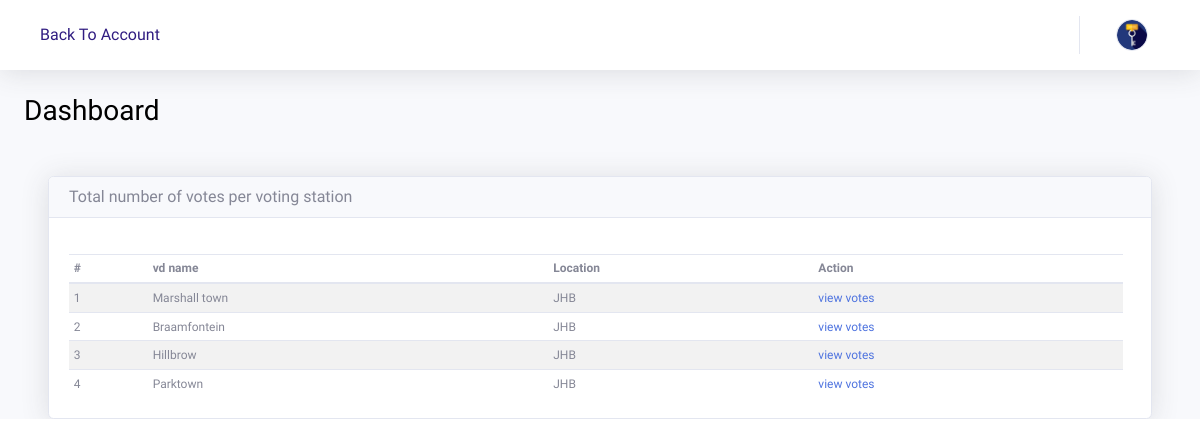
The app's page /superAdmin/vd_station.php with its own data.
### tables this page shows
CREATE TABLE `vd_station` (
  `vd_id` int(11) NOT NULL,
  `vd_name` varchar(55) NOT NULL,
  `location` varchar(55) NOT NULL
);

### superAdmin/vd_station.php (the view, shortened to what this page needs)
<!DOCTYPE html>
<html>
<?php
    include 'connect.php';
    ?>
<head>
    <link rel="stylesheet" href="assets/bootstrap/css/bootstrap.min.css">
    <link rel="stylesheet" href="assets/fonts/fontawesome-all.min.css">
    <link rel="stylesheet" href="assets/fonts/font-awesome.min.css">
    <link rel="stylesheet" href="assets/fonts/fontawesome5-overrides.min.css">
    <link rel="stylesheet" href="https://cdn.datatables.net/buttons/1.6.5/css/buttons.dataTables.min.css">
    <link rel="stylesheet" href="https://cdnjs.cloudflare.com/ajax/libs/aos/2.3.4/aos.css">
    <link rel="stylesheet" href="https://cdnjs.cloudflare.com/ajax/libs/datatables/1.10.21/css/dataTables.bootstrap4.min.css">
    <link rel="stylesheet" href="assets/css/Pretty-Registration-Form.css">
</head>
<body id="page-top" style="font-family: Alata, sans-serif;font-weight: 60;">
    <div id="wrapper">
        <div class="d-flex flex-column" id="content-wrapper">
            <div id="content" style="opacity: 1;">
                <nav class="navbar navbar-light navbar-expand bg-white shadow mb-4 topbar static-top">
                    <div class="container-fluid"><button class="btn btn-link d-md-none rounded-circle mr-3" id="sidebarToggleTop" type="button"><i class="fas fa-bars"></i></button>
                    <div class="container-fluid"><a href="dashboard.php" style="font-weight: 6;color: #301c81;">Back To Account</a>
                    <ul class="navbar-nav flex-nowrap ml-auto">
                            <li class="nav-item dropdown no-arrow">
                                <div class="nav-item dropdown no-arrow"><a class="dropdown-toggle nav-link" aria-expanded="false" data-toggle="dropdown" href="#"><img class="border rounded-circle img-profile" src="assets/img/password-key-pngrepo-com.png"></a>
                                </div>
                            </li>
                        </ul>
                    </div>
                </nav>
                <div class="container-fluid" style="opacity: 1;">
                    <div class="d-sm-flex justify-content-between align-items-center mb-4">
                        <h3 class="mb-0" style="font-family: Alata, sans-serif;color: rgb(0,0,0);">Dashboard</h3>
                    </div>
                    <div class="row">
                        <div class="col">
                            <section class="mt-4">
                                <div class="container-fluid">
                                    <div class="row">
                                        <div class="col">
                                            <div class="card shadow">
                                                <div class="card-header py-2">Total number of votes per voting station</div>
                                                <div class="card-body" style="font-size: 12px;font-weight: 10;">
                                                    <div class="table-responsive table mb-0 pt-3 pr-2">
                                                        <table class="table table-striped table-sm my-0 mydatatable">
                                                            <thead>
                                                                <tr>
                                                                    <th>#</th>
                                                                    <th>vd name</th>
                                                                    <th>Location</th>
                                                                    <th>Action</th>
                                                                </tr>
                                                            </thead>
                                                            <?PHP
              $query="SELECT *
          FROM
              vd_station";
              $result=mysqli_query($conn,$query);
              $rows=mysqli_num_rows($result);
              if ($rows>0) {
                ?>
                                                            <tbody>
                                                            <?php
                                                            $x=1;
                                                            while ($rows=mysqli_fetch_array($result)) {
                                                          ?>
                                                                <tr>
                                                                    <td><?php echo $x; ?></td>
                                                                    <td><?php echo $rows['vd_name']; ?></td>
                                                                    <td><?php echo $rows['location']; ?></td>
                                                                    <td><a  href="view-votes.php?v=<?php echo $rows['vd_id']?>">view votes</a></td>
                                                                </tr>
                                                                <?php
                                                                $x++;
                }
                ?>
                                                            </tbody>
                                                        </table>
                                                        <?php
                                                }else{
                                                  ?>
                                                  <?php
                                                } ?>
                                                    </div>
                                                </div>
                                            </div>
                                        </div>
                                    </div>
                                </div>
                            </section>
                        </div>
                    </div>
                </div>
            </div>
        </div>
    </div>
</body>
</html>

### records on screen
vd_station: vd_name "Marshall town", location "JHB"
vd_station: vd_name "Braamfontein", location "JHB"
vd_station: vd_name "Hillbrow", location "JHB"
vd_station: vd_name "Parktown", location "JHB"
